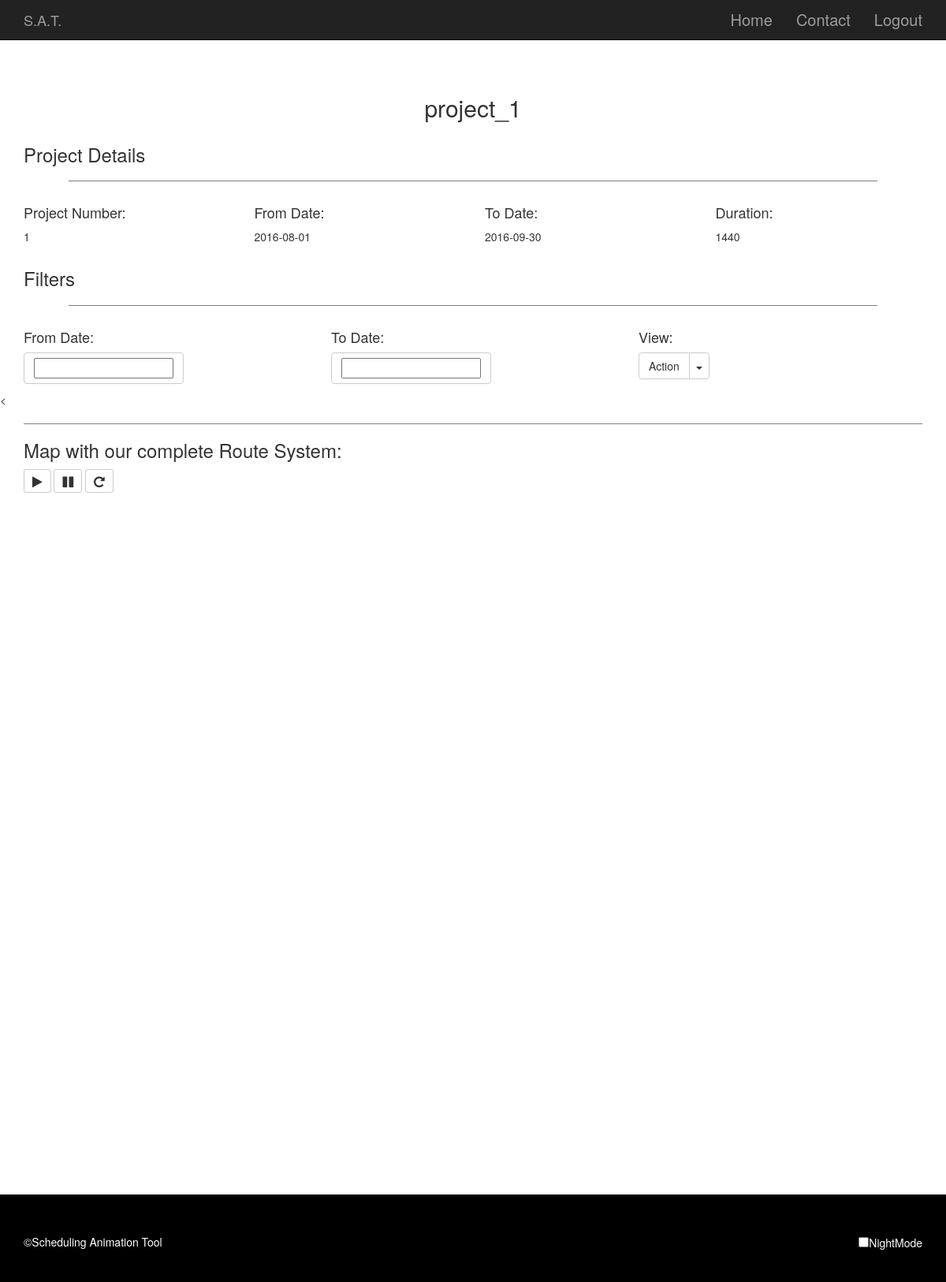
Page /lastpage.php?id=1 on the earlier database version.
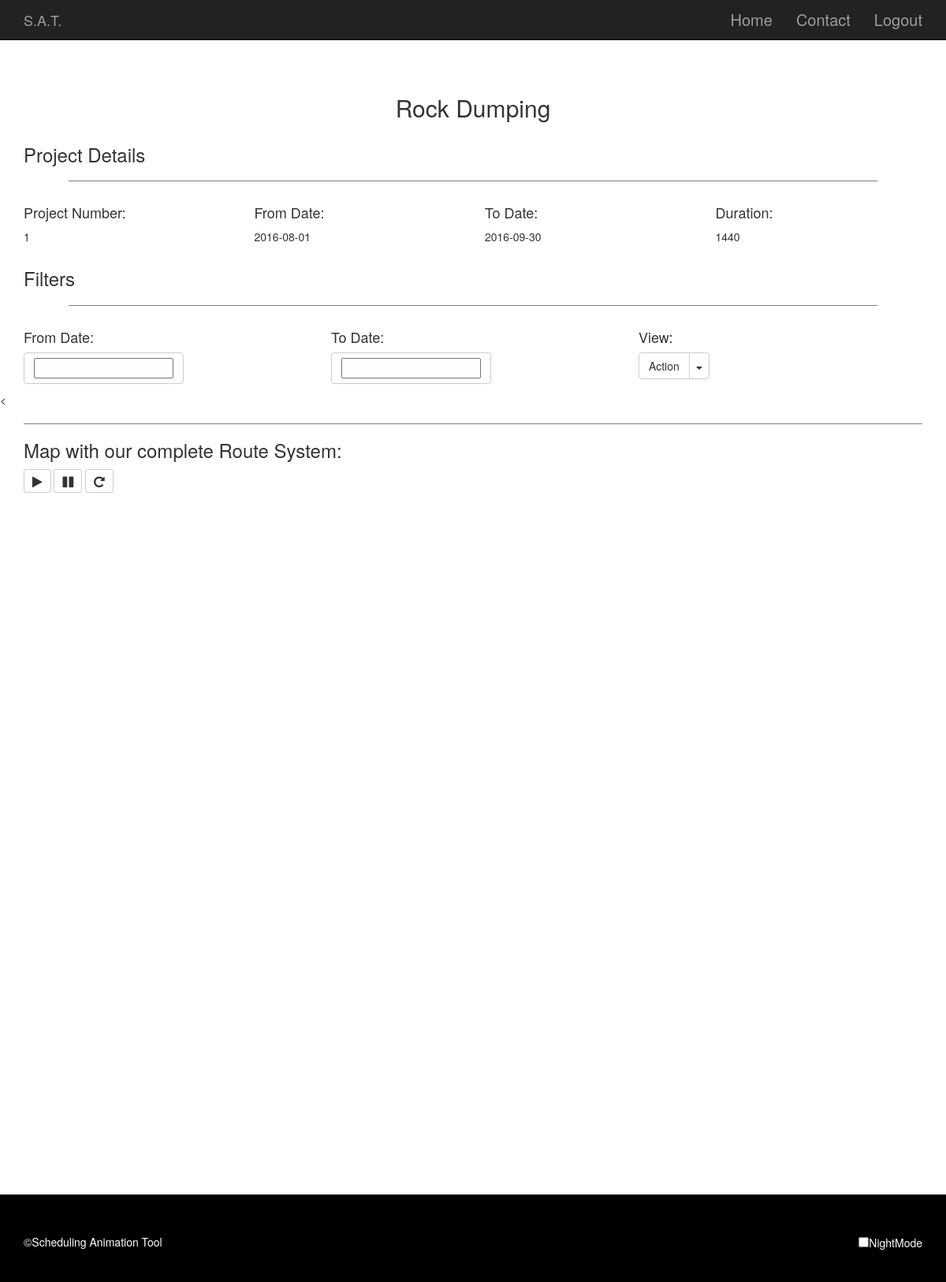
Same page on the later database version.
### tables this page shows
CREATE TABLE `project` (
  `id` int(11) NOT NULL,
  `model_reference` varchar(30) DEFAULT NULL,
  `start_date` date NOT NULL,
  `end_date` date NOT NULL
);

### lastpage.php (the view, shortened to what this page needs)
<?php
require 'connect.php';
$id = $_GET['id'];
?>
<!DOCTYPE html>
<html>
<head>
    <link href="css/bootstrap.min.css" rel="stylesheet"></link>
    <link href="css/AnimatingSymbols.css" rel="stylesheet"></link>
    <link rel="stylesheet" href="font-awesome-4.5.0/css/font-awesome.min.css">
    <link rel="stylesheet" href="https://ajax.googleapis.com/ajax/libs/jqueryui/1.11.4/themes/smoothness/jquery-ui.css">
</head>
<body data-spy="scroll" data-target=".navbar" data-offset="50">
    <div class="navbar navbar-inverse navbar-fixed-top">
        <div class="container">
          <div class="navbar-header">
          <a class="navbar-brand" href="#">S.A.T.</a>
      </div>
      <div id="navbar" class="collapse navbar-collapse">
        <ul class="nav navbar-nav navbar-right">
          <li><a href="#">Home</a></li>
          <li><a href="#">Contact</a></li>
          <li><a href="#">Logout</a></li>
      </ul>
  </div>
</div>
</div>
<div class="container">
    <div class="headingAndDescription">
    <?php
    $result = mysqli_query($bd,"SELECT model_reference FROM project WHERE id=".$id);
    $locations = array();
    while($row = mysqli_fetch_array($result)) {
        array_push($locations, $row);
        echo "<h2>" . $locations[0][0] . "</h2>";
    }
    ?>
  </div>
</div>
<div class="container">
  <h3>Project Details</h3>
  <hr class="hrStyle"></hr>
  <div class="row" id="row1">
    <div class="col-md-3">
      <h4>Project Number:</h4>
      <?php
        $result = mysqli_query($bd,"SELECT id FROM project WHERE id=".$id);
        $locations = array();
        while($row = mysqli_fetch_array($result)) {
         array_push($locations, $row);
           echo "<p>" . $locations[0][0] . "</p>";
         }
     ?>
  </div>
  <div class="col-md-3">
      <h4>From Date:</h4>
      <?php
        $result = mysqli_query($bd,"SELECT start_date FROM project WHERE id=".$id);
        $locations = array();
        while($row = mysqli_fetch_array($result)) {
         array_push($locations, $row);
           echo "<p>" . $locations[0][0] . "</p>";
           $start_date=strtotime($locations[0][0]);
         }
     ?>
  </div>
  <div class="col-md-3">
      <h4>To Date:</h4>
      <?php
        $result = mysqli_query($bd,"SELECT end_date FROM project WHERE id=".$id);
        $locations = array();
        while($row = mysqli_fetch_array($result)) {
         array_push($locations, $row);
           echo "<p>" . $locations[0][0] . "</p>";
           $end_date=strtotime($locations[0][0]);
         }
     ?>
  </div>
  <div class="col-md-3">
      <h4>Duration:</h4>
      <?php
      $interval = $end_date - $start_date;
      echo "<p>" . $interval/3600 . "</p>";
     ?>
  </div>
</div>
</div>
<div class="container">
    <h3>Filters</h3>
    <hr class="hrStyle"></hr>
    <div class="row" id="row2">
        <div class="col-md-4">
          <h4>From Date:</h4>
          <p><a class="btn btn-default" href="#" role="button"><input id="datepickerFrom"></input></a></p>
      </div>
      <div class="col-md-4">
          <h4>To Date:</h4>
          <p><a class="btn btn-default" href="#" role="button"><input id="datepickerTo"></input></a></p>
      </div>
      <div class="col-md-4">
          <h4>View:</h4>
          <div class="btn-group">
              <button type="button" class="btn btn-default">Action</button>
              <button type="button" class="btn btn-default dropdown-toggle" data-toggle="dropdown" aria-haspopup="true" aria-expanded="false">
                <span class="caret"></span>
            </button>
        </div>
    </div>
</div>
</div>
<<div class="container">
      <hr class="hrRow" id="lineHr3"></hr>
      <h3>Map with our complete Route System:</h3>
      <a class="btn btn-default btn-sm play" alt="Play" title="Play">
      <i class="fa fa-play fa-lg" aria-hidden="true"></i></a>
      <a class="btn btn-default btn-sm pause" alt="Pause" title="Pause">
      <i class="fa fa-pause fa-lg" aria-hidden="true"></i></a>
      <a class="btn btn-default btn-sm reset" alt="Restart" title="Restart">
      <i class="fa fa-repeat fa-lg" aria-hidden="true"></i></a>
    </div>
    <div class="container" id="map"></div>
    <footer>
      <div class="container" id="bottom">
        <p style="display:inline-block;">&copy;Scheduling Animation Tool</p>
        <p style="display:inline-block; float:right;"><input type="checkbox" id="nightMode">NightMode</p>
      </div>
</footer>
</body>
</html>

Differences in the rows shown:
changed project id 1: model_reference "project_1" → "Rock Dumping"
